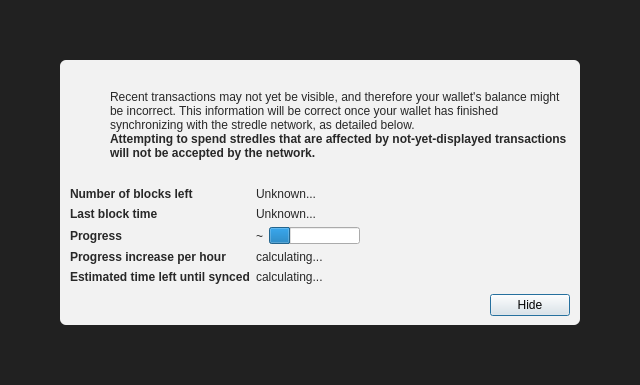
<?xml version="1.0" encoding="UTF-8"?>
<ui version="4.0">
 <class>ModalOverlay</class>
 <widget class="ModalOverlay" name="ModalOverlay">
  <property name="geometry">
   <rect>
    <x>0</x>
    <y>0</y>
    <width>640</width>
    <height>385</height>
   </rect>
  </property>
  <property name="windowTitle">
   <string>Form</string>
  </property>
  <layout class="QVBoxLayout" name="verticalLayout" stretch="0">
   <property name="sizeConstraint">
    <enum>QLayout::SetDefaultConstraint</enum>
   </property>
   <property name="leftMargin">
    <number>0</number>
   </property>
   <property name="topMargin">
    <number>0</number>
   </property>
   <property name="rightMargin">
    <number>0</number>
   </property>
   <property name="bottomMargin">
    <number>0</number>
   </property>
   <item>
    <widget class="QWidget" name="bgWidget" native="true">
     <property name="styleSheet">
      <string notr="true">#bgWidget { background: rgba(0,0,0,220); }</string>
     </property>
     <layout class="QVBoxLayout" name="verticalLayoutMain" stretch="1">
      <property name="leftMargin">
       <number>60</number>
      </property>
      <property name="topMargin">
       <number>60</number>
      </property>
      <property name="rightMargin">
       <number>60</number>
      </property>
      <property name="bottomMargin">
       <number>60</number>
      </property>
      <item>
       <widget class="QWidget" name="contentWidget" native="true">
        <property name="styleSheet">
         <string notr="true">#contentWidget { background: rgba(255,255,255,240); border-radius: 6px; }

QLabel { color: rgb(40,40,40);  }</string>
        </property>
        <layout class="QVBoxLayout" name="verticalLayoutSub" stretch="1,0,0,0">
         <property name="spacing">
          <number>0</number>
         </property>
         <property name="leftMargin">
          <number>10</number>
         </property>
         <property name="topMargin">
          <number>10</number>
         </property>
         <property name="rightMargin">
          <number>10</number>
         </property>
         <property name="bottomMargin">
          <number>10</number>
         </property>
         <item>
          <layout class="QHBoxLayout" name="horizontalLayoutIconText" stretch="0,1">
           <property name="topMargin">
            <number>20</number>
           </property>
           <item>
            <layout class="QVBoxLayout" name="verticalLayoutIcon">
             <property name="leftMargin">
              <number>0</number>
             </property>
             <item>
              <widget class="QPushButton" name="warningIcon">
               <property name="enabled">
                <bool>false</bool>
               </property>
               <property name="text">
                <string/>
               </property>
               <property name="icon">
                <iconset>
                 <normaloff>:/icons/warning</normaloff>
                 <disabledoff>:/icons/warning</disabledoff>:/icons/warning</iconset>
               </property>
               <property name="iconSize">
                <size>
                 <width>48</width>
                 <height>48</height>
                </size>
               </property>
               <property name="flat">
                <bool>true</bool>
               </property>
              </widget>
             </item>
             <item>
              <spacer name="verticalSpacerWarningIcon">
               <property name="orientation">
                <enum>Qt::Vertical</enum>
               </property>
               <property name="sizeHint" stdset="0">
                <size>
                 <width>20</width>
                 <height>40</height>
                </size>
               </property>
              </spacer>
             </item>
            </layout>
           </item>
           <item>
            <layout class="QVBoxLayout" name="verticalLayoutInfoText">
             <property name="leftMargin">
              <number>0</number>
             </property>
             <property name="topMargin">
              <number>0</number>
             </property>
             <item>
              <widget class="QLabel" name="infoText">
               <property name="text">
                <string>Recent transactions may not yet be visible, and therefore your wallet's balance might be incorrect. This information will be correct once your wallet has finished synchronizing with the stredle network, as detailed below.</string>
               </property>
               <property name="textFormat">
                <enum>Qt::RichText</enum>
               </property>
               <property name="wordWrap">
                <bool>true</bool>
               </property>
              </widget>
             </item>
             <item>
              <widget class="QLabel" name="infoTextStrong">
               <property name="font">
                <font>
                 <weight>75</weight>
                 <bold>true</bold>
                </font>
               </property>
               <property name="text">
                <string>Attempting to spend stredles that are affected by not-yet-displayed transactions will not be accepted by the network.</string>
               </property>
               <property name="textFormat">
                <enum>Qt::RichText</enum>
               </property>
               <property name="wordWrap">
                <bool>true</bool>
               </property>
              </widget>
             </item>
             <item>
              <spacer name="verticalSpacerInTextSpace">
               <property name="orientation">
                <enum>Qt::Vertical</enum>
               </property>
               <property name="sizeHint" stdset="0">
                <size>
                 <width>20</width>
                 <height>40</height>
                </size>
               </property>
              </spacer>
             </item>
            </layout>
           </item>
          </layout>
         </item>
         <item>
          <spacer name="verticalSpacerAfterText">
           <property name="orientation">
            <enum>Qt::Vertical</enum>
           </property>
           <property name="sizeHint" stdset="0">
            <size>
             <width>20</width>
             <height>40</height>
            </size>
           </property>
          </spacer>
         </item>
         <item>
          <layout class="QFormLayout" name="formLayout">
           <property name="fieldGrowthPolicy">
            <enum>QFormLayout::FieldsStayAtSizeHint</enum>
           </property>
           <property name="horizontalSpacing">
            <number>6</number>
           </property>
           <property name="verticalSpacing">
            <number>6</number>
           </property>
           <property name="topMargin">
            <number>10</number>
           </property>
           <item row="0" column="0">
            <widget class="QLabel" name="labelNumberOfBlocksLeft">
             <property name="font">
              <font>
               <weight>75</weight>
               <bold>true</bold>
              </font>
             </property>
             <property name="text">
              <string>Number of blocks left</string>
             </property>
            </widget>
           </item>
           <item row="0" column="1">
            <widget class="QLabel" name="numberOfBlocksLeft">
             <property name="text">
              <string>Unknown...</string>
             </property>
            </widget>
           </item>
           <item row="1" column="0">
            <widget class="QLabel" name="labelLastBlockTime">
             <property name="font">
              <font>
               <weight>75</weight>
               <bold>true</bold>
              </font>
             </property>
             <property name="text">
              <string>Last block time</string>
             </property>
            </widget>
           </item>
           <item row="1" column="1">
            <widget class="QLabel" name="newestBlockDate">
             <property name="sizePolicy">
              <sizepolicy hsizetype="Maximum" vsizetype="Preferred">
               <horstretch>0</horstretch>
               <verstretch>0</verstretch>
              </sizepolicy>
             </property>
             <property name="text">
              <string>Unknown...</string>
             </property>
            </widget>
           </item>
           <item row="2" column="0">
            <widget class="QLabel" name="labelSyncDone">
             <property name="font">
              <font>
               <weight>75</weight>
               <bold>true</bold>
              </font>
             </property>
             <property name="text">
              <string>Progress</string>
             </property>
            </widget>
           </item>
           <item row="2" column="1">
            <layout class="QHBoxLayout" name="horizontalLayoutSync" stretch="0,1">
             <item>
              <widget class="QLabel" name="percentageProgress">
               <property name="text">
                <string notr="true">~</string>
               </property>
              </widget>
             </item>
             <item>
              <widget class="QProgressBar" name="progressBar">
               <property name="value">
                <number>24</number>
               </property>
               <property name="format">
                <string/>
               </property>
              </widget>
             </item>
            </layout>
           </item>
           <item row="4" column="0">
            <widget class="QLabel" name="labelProgressIncrease">
             <property name="font">
              <font>
               <weight>75</weight>
               <bold>true</bold>
              </font>
             </property>
             <property name="text">
              <string>Progress increase per hour</string>
             </property>
            </widget>
           </item>
           <item row="4" column="1">
            <widget class="QLabel" name="progressIncreasePerH">
             <property name="text">
              <string>calculating...</string>
             </property>
            </widget>
           </item>
           <item row="5" column="0">
            <widget class="QLabel" name="labelEstimatedTimeLeft">
             <property name="font">
              <font>
               <weight>75</weight>
               <bold>true</bold>
              </font>
             </property>
             <property name="text">
              <string>Estimated time left until synced</string>
             </property>
            </widget>
           </item>
           <item row="5" column="1">
            <widget class="QLabel" name="expectedTimeLeft">
             <property name="text">
              <string>calculating...</string>
             </property>
            </widget>
           </item>
          </layout>
         </item>
         <item>
          <layout class="QHBoxLayout" name="horizontalLayoutButtons">
           <property name="leftMargin">
            <number>10</number>
           </property>
           <property name="topMargin">
            <number>10</number>
           </property>
           <item>
            <spacer name="horizontalSpacer">
             <property name="orientation">
              <enum>Qt::Horizontal</enum>
             </property>
             <property name="sizeHint" stdset="0">
              <size>
               <width>40</width>
               <height>20</height>
              </size>
             </property>
            </spacer>
           </item>
           <item>
            <widget class="QPushButton" name="closeButton">
             <property name="text">
              <string>Hide</string>
             </property>
             <property name="focusPolicy">
              <enum>Qt::StrongFocus</enum>
             </property>
             <property name="default">
              <bool>true</bool>
             </property>
            </widget>
           </item>
          </layout>
         </item>
        </layout>
       </widget>
      </item>
     </layout>
    </widget>
   </item>
  </layout>
 </widget>
 <customwidgets>
  <customwidget>
   <class>ModalOverlay</class>
   <extends>QWidget</extends>
   <header>qt/modaloverlay.h</header>
   <container>1</container>
  </customwidget>
 </customwidgets>
 <resources/>
 <connections/>
</ui>
